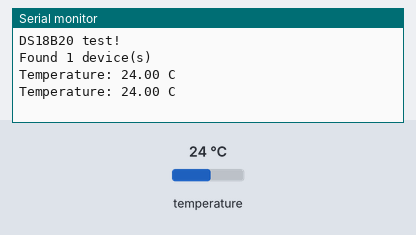
This program was run on a simulated ESP32. Shown: the last lines printed to the serial monitor. The test bench sets the inputs (shaded band); at power-on: temperature 24 °C.

Above: at 3.3 s.
3.4 s: temperature set to 12 °C
At 5.5 s:
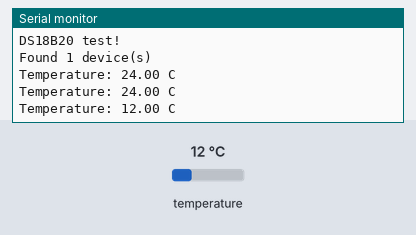
5.9 s: temperature set to 19 °C
At 7.0 s:
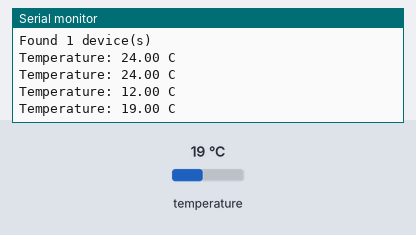
Timing chart, 0 to 8.9 s (numbered marks = the images above; inputs shaded):
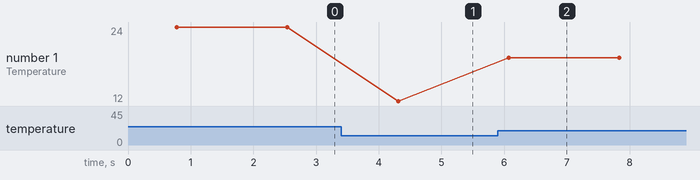

Measured:
- after the input at 3.4 s, the serial monitor: prints a new line after 0.91 s (image 1)
- after the input at 5.9 s, the serial monitor: prints a new line after 0.17 s (image 2)
- plotted number 1: 24 → 12 after the input at 3.4 s, 12 → 19 after the input at 5.9 s

The program:

main.cpp
```cpp
#include <Arduino.h>
#include <OneWire.h>
#include <DallasTemperature.h>

#define ONE_WIRE_BUS 4

OneWire oneWire(ONE_WIRE_BUS);
DallasTemperature sensors(&oneWire);

void setup() {
  Serial.begin(115200);
  Serial.println(F("DS18B20 test!"));
  sensors.begin();
  Serial.print(F("Found "));
  Serial.print(sensors.getDeviceCount());
  Serial.println(F(" device(s)"));
}

void loop() {
  sensors.requestTemperatures();
  float tempC = sensors.getTempCByIndex(0);

  if (tempC == DEVICE_DISCONNECTED_C) {
    Serial.println(F("Error: Could not read temperature"));
    return;
  }

  Serial.print(F("Temperature: "));
  Serial.print(tempC, 2);
  Serial.println(F(" C"));
  delay(1000);
}
```
